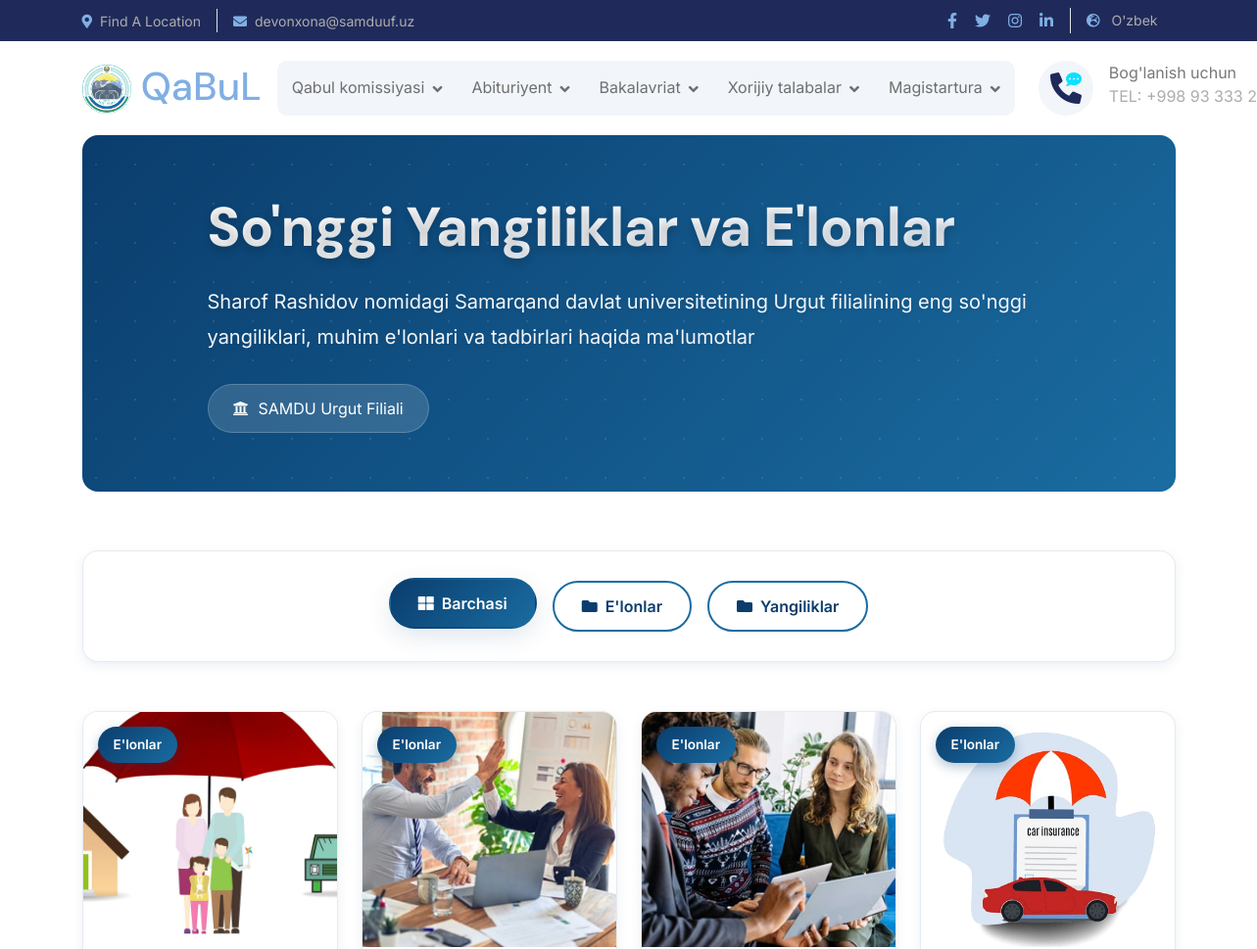
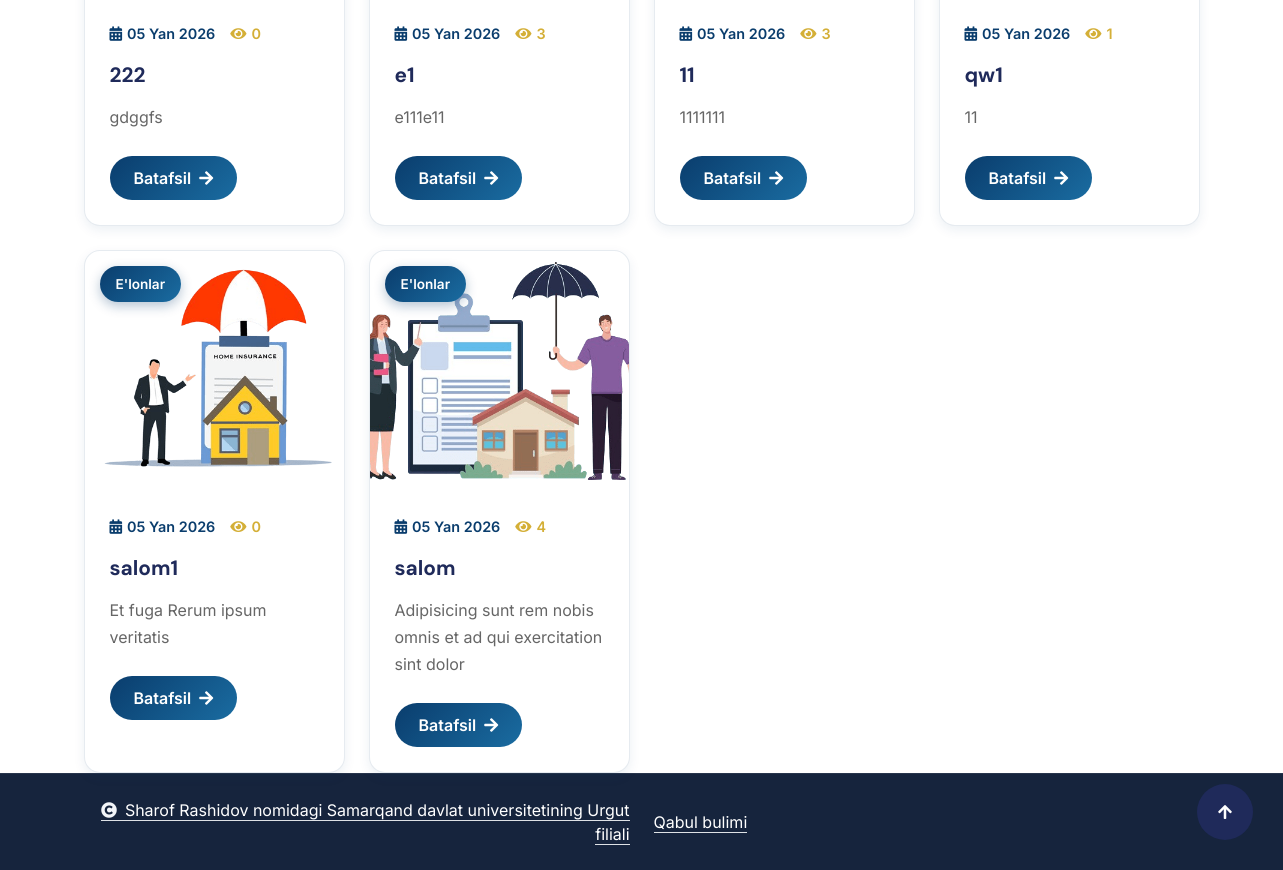
Page /category/elonlar/ on the committed database (2 pictures, top to bottom).
### news/models.py (models this page shows, shortened)
class Category(models.Model):
    name = models.CharField(max_length=100)
    slug = models.SlugField(unique=True, blank=True)
    description = models.TextField(blank=True)
    created_at = models.DateTimeField(auto_now_add=True)
    class Meta:
        verbose_name_plural = "Categories"

class Post(models.Model):
    STATUS_CHOICES = (
        ('draft', 'Draft'),
        ('published', 'Published'),
        ('featured', 'Featured'),
    )
    title = models.CharField(max_length=200)
    slug = models.SlugField(unique=True, max_length=200, blank=True)
    author = models.ForeignKey(User, on_delete=models.CASCADE, related_name='blog_posts')
    category = models.ForeignKey(Category, on_delete=models.CASCADE, related_name='posts')
    content = models.TextField()
    excerpt = models.TextField(max_length=300, blank=True)
    image = models.ImageField(upload_to='blog/images/')
    status = models.CharField(max_length=10, choices=STATUS_CHOICES, default='draft')
    views = models.PositiveIntegerField(default=0)
    is_main = models.BooleanField(default=False)
    published_date = models.DateTimeField(default=timezone.now)
    created_at = models.DateTimeField(auto_now_add=True)
    updated_at = models.DateTimeField(auto_now=True)
    class Meta:
        ordering = ('-published_date',)
    def get_absolute_url(self):
        return reverse('post_detail', kwargs={'slug': self.slug})

### news/views.py (the view)
# urls.py: path('category/<slug:category_slug>/', PostListView.as_view(), name='post_list_by_category'),
class PostListView(ListView):
    model = Post
    template_name = 'post_list.html'
    context_object_name = 'posts'
    paginate_by = 8
    def get_queryset(self):
        queryset = Post.objects.filter(status='published')
        category_slug = self.kwargs.get('category_slug')
        if category_slug:
            category = get_object_or_404(Category, slug=category_slug)
            queryset = queryset.filter(category=category)
        search_query = self.request.GET.get('q')
        if search_query:
            queryset = queryset.filter(
                Q(title__icontains=search_query) |
                Q(content__icontains=search_query) |
                Q(excerpt__icontains=search_query)
            )
        return queryset
    def get_context_data(self, **kwargs):
        context = super().get_context_data(**kwargs)
        context['categories'] = Category.objects.all()
        context['recent_posts'] = Post.objects.filter(status='published')[:5]
        context['featured_posts'] = Post.objects.filter(status='published', is_main=True)[:3]
        return context

### templates/post_list.html (shortened to what this page needs)
{% extends "index.html" %}
{% load static %}
{% block content %}
<div class="container">
    <div class="page-header">
        <div class="page-header-content">
            <h1>So'nggi Yangiliklar va E'lonlar</h1>
            <p>Sharof Rashidov nomidagi Samarqand davlat universitetining Urgut filialining eng so'nggi yangiliklari, muhim e'lonlari va tadbirlari haqida ma'lumotlar</p>
            <div class="university-badge">
                <i class="fas fa-university"></i>
                <span>SAMDU Urgut Filiali</span>
            </div>
        </div>
    </div>
</div>
<div class="container">
    <div class="categories-container">
        <div class="row g-3">
            <div class="col-12">
                <div class="d-flex flex-wrap justify-content-center gap-3">
                    <a href="{% url 'post_list' %}"
                       class="category-btn {% if not current_category %}active{% endif %}">
                        <i class="fas fa-th-large me-2"></i>Barchasi
                    </a>
                    {% for category in categories %}
                    <a href="{% url 'post_list_by_category' category.slug %}"
                       class="category-btn {% if current_category == category.slug %}active{% endif %}">
                        <i class="fas fa-folder me-2"></i>{{ category.name }}
                    </a>
                    {% endfor %}
                </div>
            </div>
        </div>
    </div>
    {% if posts %}
    <div class="row g-4" id="postsGrid">
        {% for post in posts %}
        <div class="col-12 col-md-6 col-lg-3 wow fadeInUp" style="--animation-order: {{ forloop.counter }}">
            <div class="post-card">
                <div class="post-card-image">
                    <img src="{{ post.image.url }}"
                         alt="{{ post.title }}"
                         loading="lazy">
                    <div class="post-card-badge">
                        {{ post.category.name }}
                    </div>
                </div>
                <div class="post-card-content">
                    <div class="post-meta">
                        <span class="post-date">
                            <i class="fas fa-calendar-alt"></i>
                            {{ post.published_date|date:"d M Y" }}
                        </span>
                        <span class="post-views">
                            <i class="fas fa-eye"></i>
                            {{ post.views }}
                        </span>
                    </div>
                    <h3 class="post-title">
                        <a href="{{ post.get_absolute_url }}" class="text-decoration-none">
                            {{ post.title }}
                        </a>
                    </h3>
                    <p class="post-excerpt">
                        {{ post.excerpt|truncatewords:25 }}
                    </p>
                    <div class="post-footer">
                        <a href="{{ post.get_absolute_url }}" class="read-more-btn">
                            Batafsil
                            <i class="fas fa-arrow-right"></i>
                        </a>
                    </div>
                </div>
            </div>
        </div>
        {% endfor %}
    </div>
    {% endif %}
</div>
{% endblock %}

### templates/post_list.html (style rules this page uses)
:root { --nuu-blue: #0a3d6d; --nuu-light-blue: #1a6ca1; --nuu-gold: #d4af37; --nuu-white: #ffffff; --nuu-light-gray: #f5f7fa; --nuu-dark-gray: #333333; --nuu-green: #2e7d32; --nuu-red: #c62828; --nuu-purple: #6a1b9a; --nuu-gradient: linear-gradient(135deg, #0a3d6d 0%, #1a6ca1 100%); --nuu-gradient-hover: linear-gradient(135deg, #1a6ca1 0%, #2c8bc8 100%); --shadow-sm: 0 4px 12px rgba(10, 61, 109, 0.08); --shadow-md: 0 8px 24px rgba(10, 61, 109, 0.12); --shadow-lg: 0 12px 36px rgba(10, 61, 109, 0.15); --border-radius: 16px; --transition: all 0.3s cubic-bezier(0.4, 0, 0.2, 1); }
.page-header { background: var(--nuu-gradient); color: var(--nuu-white); padding: 60px 0; margin-bottom: 60px; position: relative; overflow: hidden; border-radius: var(--border-radius); }
.page-header::before { content: ""; position: absolute; width: 200%; height: 200%; top: -50%; left: -50%; background: radial-gradient(circle at 30% 30%, rgba(255, 255, 255, 0.1) 1px, transparent 1px); background-size: 40px 40px; animation: float 20s linear infinite; z-index: 0; }
.page-header-content { position: relative; z-index: 2; max-width: 900px; margin: 0 auto; padding: 0 20px; }
.page-header h1 { font-size: 3.5rem; font-weight: 800; margin-bottom: 25px; text-shadow: 0 4px 8px rgba(0, 0, 0, 0.2); background: linear-gradient(to right, #ffffff, #f0f7ff); -webkit-background-clip: text; -webkit-text-fill-color: transparent; letter-spacing: -0.5px; }
.page-header p { font-size: 1.25rem; opacity: 0.95; line-height: 1.8; margin-bottom: 30px; text-shadow: 0 2px 4px rgba(0, 0, 0, 0.1); }
.university-badge { display: inline-flex; align-items: center; gap: 10px; background: rgba(255, 255, 255, 0.15); backdrop-filter: blur(10px); padding: 12px 25px; border-radius: 50px; border: 1px solid rgba(255, 255, 255, 0.2); }
.categories-container { background: var(--nuu-white); padding: 30px; border-radius: var(--border-radius); box-shadow: var(--shadow-sm); margin-bottom: 50px; border: 1px solid rgba(10, 61, 109, 0.1); }
.category-btn { padding: 12px 28px; border: 2px solid var(--nuu-light-blue); border-radius: 50px; color: var(--nuu-blue); font-weight: 600; transition: var(--transition); position: relative; overflow: hidden; }
.category-btn:hover, .category-btn.active { background: var(--nuu-gradient); color: var(--nuu-white); border-color: transparent; transform: translateY(-3px); box-shadow: var(--shadow-md); }
.category-btn::before { content: ''; position: absolute; top: 50%; left: 50%; width: 0; height: 0; background: rgba(255, 255, 255, 0.2); border-radius: 50%; transform: translate(-50%, -50%); transition: width 0.6s, height 0.6s; }
.post-card { background: var(--nuu-white); border-radius: var(--border-radius); overflow: hidden; border: 1px solid rgba(10, 61, 109, 0.1); transition: var(--transition); height: 100%; box-shadow: var(--shadow-sm); }
.post-card-image { height: 240px; overflow: hidden; position: relative; }
.post-card img { width: 100%; height: 100%; object-fit: cover; transition: transform 0.7s cubic-bezier(0.4, 0, 0.2, 1); }
.post-card-badge { position: absolute; top: 15px; left: 15px; background: var(--nuu-gradient); color: white; padding: 8px 16px; border-radius: 25px; font-size: 0.85rem; font-weight: 600; box-shadow: 0 4px 12px rgba(10, 61, 109, 0.3); z-index: 2; }
.post-card-content { padding: 25px; display: flex; flex-direction: column; flex-grow: 1; }
.post-meta { display: flex; align-items: center; gap: 15px; margin-bottom: 15px; font-size: 0.9rem; }
.post-date { color: var(--nuu-blue); font-weight: 600; display: flex; align-items: center; gap: 5px; }
.post-views { color: var(--nuu-gold); display: flex; align-items: center; gap: 5px; font-weight: 600; }
.post-title { font-size: 1.3rem; font-weight: 700; color: var(--nuu-blue); margin-bottom: 15px; line-height: 1.4; transition: color 0.3s; }
.post-excerpt { color: #666; line-height: 1.7; margin-bottom: 25px; flex-grow: 1; }
.post-footer { display: flex; justify-content: space-between; align-items: center; margin-top: auto; }
.read-more-btn { background: var(--nuu-gradient); color: white; padding: 10px 24px; border-radius: 50px; font-weight: 600; text-decoration: none; transition: var(--transition); border: none; display: inline-flex; align-items: center; gap: 8px; }
.wow.fadeInUp { animation-delay: calc(var(--animation-order) * 0.1s); }

### rows in the picture
Category: name "E'lonlar"
Category: name "Yangiliklar"
Post: image (picture), category.name "E'lonlar", published_date "05 Yan 2026", views "0", title "222", excerpt "gdggfs"
Post: image (picture), category.name "E'lonlar", published_date "05 Yan 2026", views "3", title "e1", excerpt "e111e11"
Post: image (picture), category.name "E'lonlar", published_date "05 Yan 2026", views "3", title "11", excerpt "1111111"
Post: image (picture), category.name "E'lonlar", published_date "05 Yan 2026", views "1", title "qw1", excerpt "11"
Post: image (picture), category.name "E'lonlar", published_date "05 Yan 2026", views "0", title "salom1", excerpt "Et fuga Rerum ipsum veritatis"
Post: image (picture), category.name "E'lonlar", published_date "05 Yan 2026", views "4", title "salom", excerpt "Adipisicing sunt rem nobis omnis et ad qui exercitation sint dolor"
